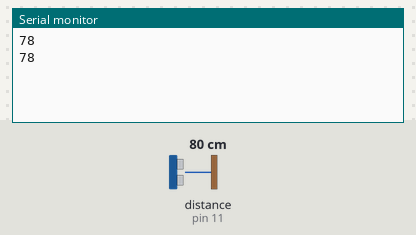
This sketch was run on a simulated Arduino Uno, built with avr-gcc and run on an emulated ATmega328P. Parts: the last lines printed to the serial monitor. Wiring (inferred from the names in the program): ultrasonic range finder: trigger pin 12; echo pin 11. Inputs (shaded band) come from the test bench; at power-on: distance to the obstacle (sensor on pin 11) 80 cm. The echo pulse lasts 58.3 µs per cm.

Above: at 1.8 s.
1.9 s: distance to the obstacle (sensor on pin 11) set to 2 cm
At 2.8 s:
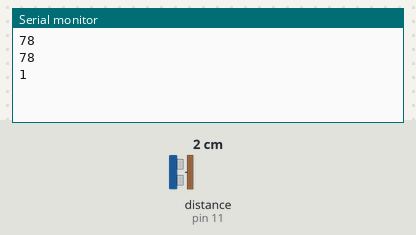
3.4 s: distance to the obstacle (sensor on pin 11) set to 4 cm
At 4.8 s:
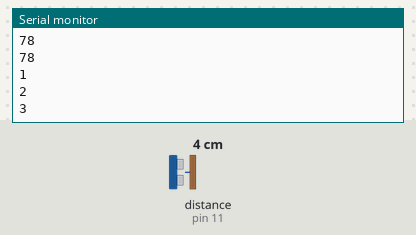
Timing chart, 0 to 6.4 s (numbered marks = the images above; inputs shaded):
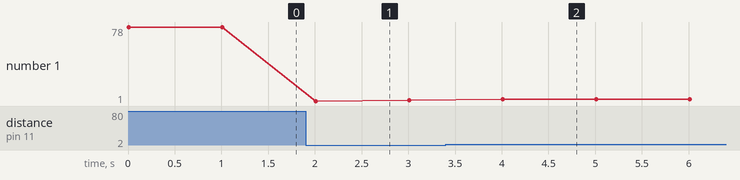

Measured:
- after the input at 1.9 s, the serial monitor: prints a new line after 0.11 s (image 1)
- after the input at 3.4 s, the serial monitor: prints a new line after 0.61 s (image 2)
- plotted number 1: 78 → 2 after the input at 1.9 s, 2 → 3 after the input at 3.4 s

The sketch:

SmartSpeedBreaker.ino
```cpp
const int trigPin=12;
const int echoPin=11;
const int trigPin2=5;
const int echoPin2=4;
long duration,duration2;
int angle,distance,distance2,flag=0;
unsigned long t1=0,t2=0;
float pos=0.0,velocity;

//#include<Servo.h>
//Servo myservo;

void setup()
{
  pinMode(trigPin,OUTPUT);
  pinMode(echoPin,INPUT);
  //pinMode(trigPin2,OUTPUT);
  //pinMode(echoPin2,INPUT);
  //m/yservo.attach(9);
  //myservo.write(0);
  Serial.begin(9600);
}

void loop()
{
  digitalWrite(trigPin,LOW);
  delayMicroseconds(2);
  digitalWrite(trigPin,HIGH);
  delayMicroseconds(10);
  digitalWrite(trigPin,LOW);
  duration=pulseIn(echoPin,HIGH);
  distance=(duration*0.034)/2;

  /*digitalWrite(trigPin2,LOW);
  delayMicroseconds(2);
  digitalWrite(trigPin2,HIGH);
  delayMicroseconds(10);
  digitalWrite(trigPin2,LOW);
  duration2=pulseIn(echoPin2,HIGH);
  distance2=((duration2)*0.034)/2;
  if(distance<30 && distance>0 && flag==0)
  {
    Serial.println("1st crossed");
    t1=millis();
    Serial.println(t1);
    flag=1;
  }
  if(distance2<30 && flag==1)
  {
    Serial.println("2nd crossed");
    t2=millis();
    Serial.println(t2);
    flag=2;
  }
  if(t1!=0 && t2!=0 && flag==2)
  {
    velocity=(450000.0)/(t2-t1);
    Serial.print("VELOCITY");
    Serial.println(velocity);
    angle=(int)velocity;
    Serial.println(angle);
    myservo.write((int)angle);
    flag=0;
   }
    delay(5000);
     myservo.write(0);
 }*/
 Serial.println(distance);
 delay(1000);
}
```
